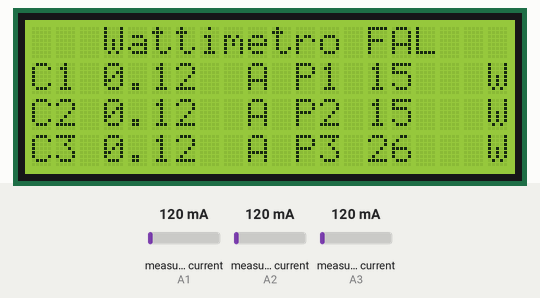
Bench run of a sketch on a simulated Arduino Uno, built with avr-gcc and run on an emulated ATmega328P. Shown: 20×4 character LCD. Inputs (shaded band) come from the test bench; at power-on: measured current (sensors on A1, A2, A3) 120 mA.

Above: at 1.3 s.
1.4 s: measured current (sensor on A1) set to 40 mA
At 3.1 s:
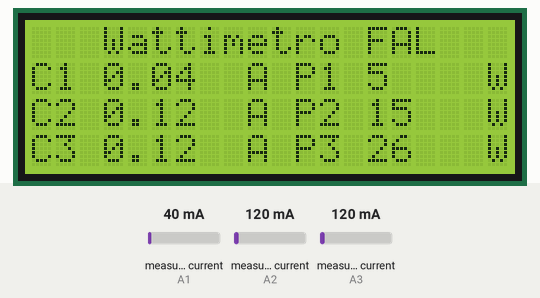
3.4 s: measured current (sensor on A2) set to 40 mA
At 4.9 s:
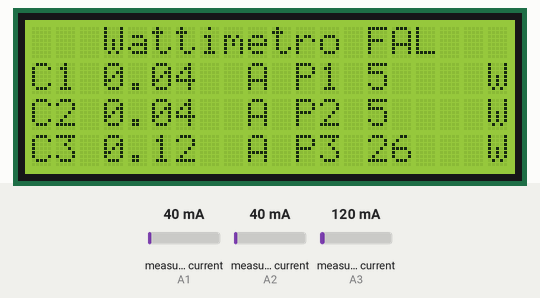
5.2 s: measured current (sensor on A3) set to 40 mA
At 6.6 s:
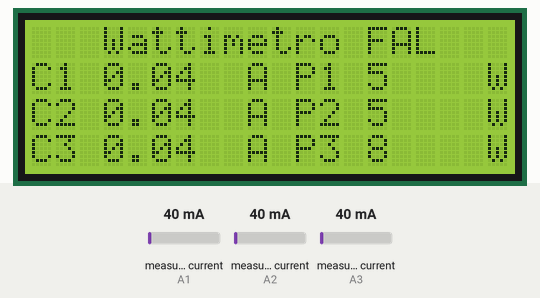
7.0 s: measured current (sensor on A1) set to 500 mA
At 8.3 s:
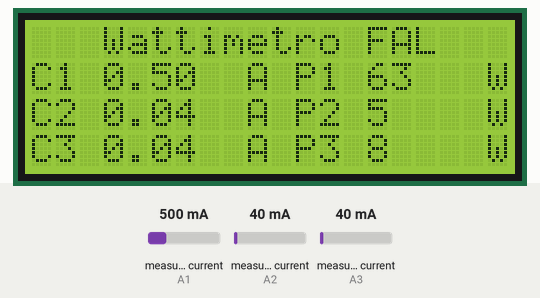
9.3 s: measured current (sensor on A2) set to 500 mA
At 10.0 s:
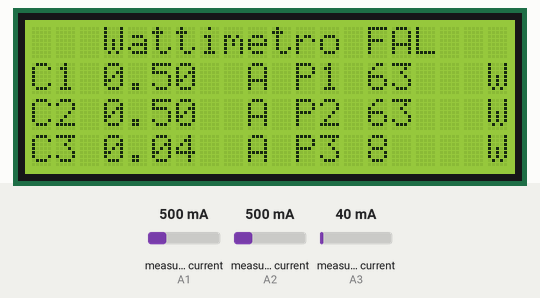
12.6 s: measured current (sensor on A3) set to 500 mA
At 13.6 s:
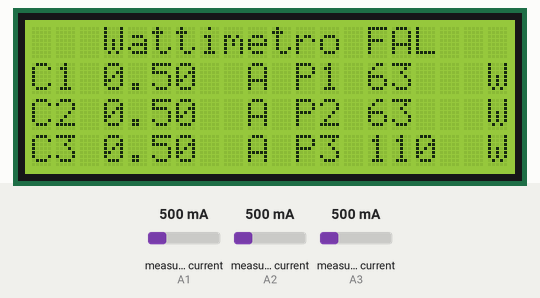
Timing chart, 0 to 15.6 s (numbered marks = the images above; inputs shaded):
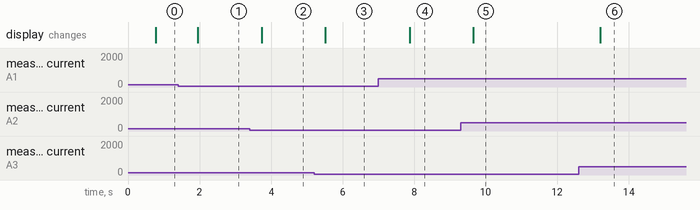

Measured:
- after the input at 1.4 s, the display: changes after 0.56 s (image 1)
- after the input at 3.4 s, the display: changes after 0.33 s (image 2)
- after the input at 5.2 s, the display: changes after 0.31 s (image 3)
- after the input at 7.0 s, the display: changes after 0.87 s (image 4)
- after the input at 9.3 s, the display: changes after 0.35 s (image 5)
- after the input at 12.6 s, the display: changes after 0.61 s (image 6)

The sketch:

Sensor_SCT013_2.ino
```cpp
#include "EmonLib.h"
#include <Wire.h>
#include <LiquidCrystal_I2C.h>

EnergyMonitor SCT01301;
EnergyMonitor SCT01302;
EnergyMonitor SCT01303;

int pinSCT01 = A1;   //Pino analógico conectado ao SCT-013
int pinSCT02 = A2;   //Pino analógico conectado ao SCT-013
int pinSCT03 = A3;   //Pino analógico conectado ao SCT-013

int tensao = 127;
int tensao2 = 220;

int potencia01;
int potencia02;
int potencia03;

// Inicializa o display no endereco 0x27
LiquidCrystal_I2C lcd(0x27, 20, 4); // 2, 1, 0, 4, 5, 6, 7, 3, POSITIVE);

void mascara();
void tela(int linha, double corrente, int potencia);
void setup()
{
  lcd.init();                      // initialize the lcd
  //lcd.init();
  lcd.backlight();
  SCT01301.current(pinSCT01, 60.607);
  SCT01302.current(pinSCT02, 60.607);
  SCT01303.current(pinSCT03, 60.607);
  lcd.begin(4, 20);
  lcd.clear();
  mascara();


}

void loop()
{
  double Irms01 = SCT01301.calcIrms(1480);   // Calcula o valor da Corrente
  potencia01 = Irms01 * tensao;          // Calcula o valor da Potencia Instantanea
  double Irms02 = SCT01302.calcIrms(1480);   // Calcula o valor da Corrente
  potencia02 = Irms02 * tensao;          // Calcula o valor da Potencia Instantanea
  double Irms03 = SCT01303.calcIrms(1480);   // Calcula o valor da Corrente
  potencia03 = Irms03 * tensao2;          // Calcula o valor da Potencia Instantanea

  tela(1, Irms01, potencia01);
  tela(2, Irms02, potencia02);
  tela(3, Irms03, potencia03);


  //delay(1);
}
void tela(int linha, double corrente, int potencia) {
  lcd.setCursor(3, linha);
  lcd.print("      ");
  lcd.setCursor(3, linha);
  lcd.print(corrente);
  lcd.setCursor(14, linha);
  lcd.print("     ");
  lcd.setCursor(14, linha);
  lcd.print(potencia);

}
void mascara() {
  lcd.setCursor(3, 0);
  lcd.print("Wattimetro FAL");
  lcd.setCursor(0, 1);
  lcd.print("C1 ");
  lcd.setCursor(0, 2);
  lcd.print("C2 ");
  lcd.setCursor(0, 3);
  lcd.print("C3 ");
  lcd.setCursor(9, 1);
  lcd.print("A");
  lcd.setCursor(11, 1);
  lcd.print("P1 ");
  lcd.setCursor(9, 2);
  lcd.print("A");
  lcd.setCursor(11, 2);
  lcd.print("P2 ");
  lcd.setCursor(9, 3);
  lcd.print("A");
  lcd.setCursor(11, 3);
  lcd.print("P3 ");
  lcd.setCursor(19, 1);
  lcd.print("W");
  lcd.setCursor(19, 2);
  lcd.print("W");
  lcd.setCursor(19, 3);
  lcd.print("W");
}
```
